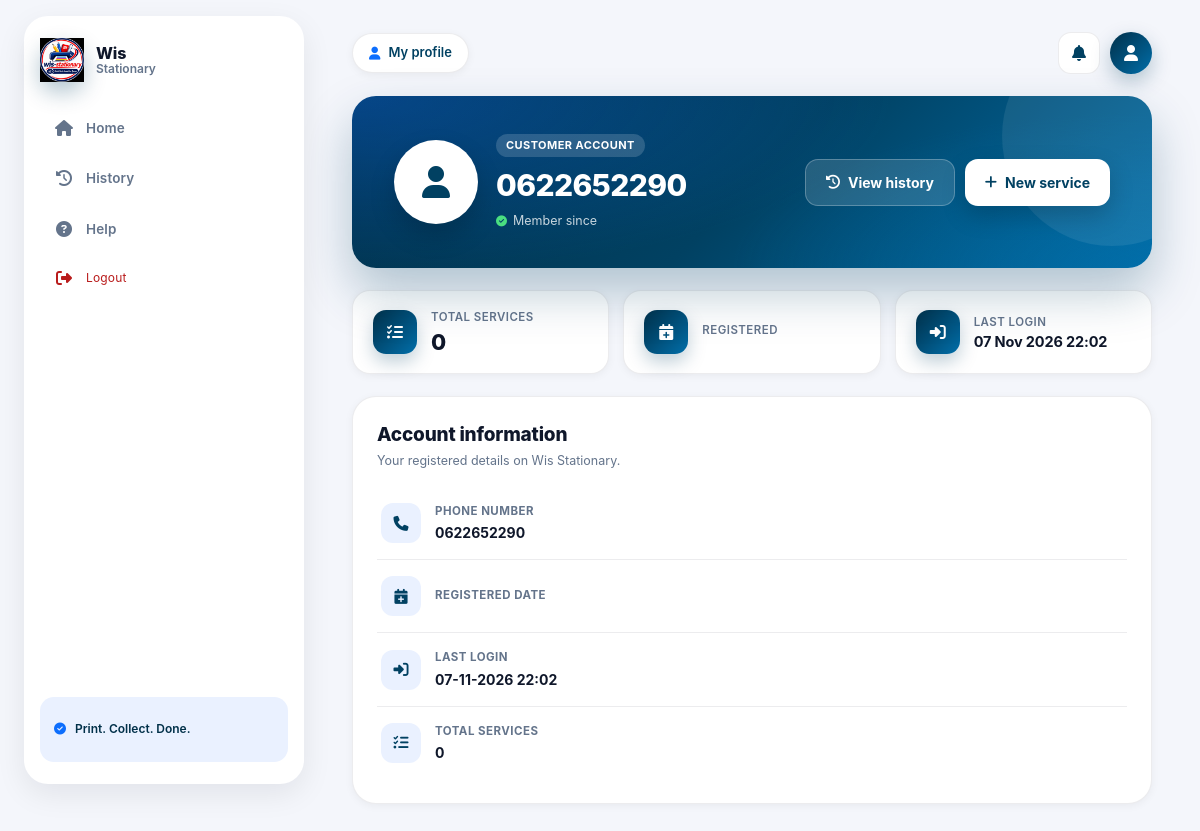
Page /customer/profile/ (signed in) on the earlier database version.
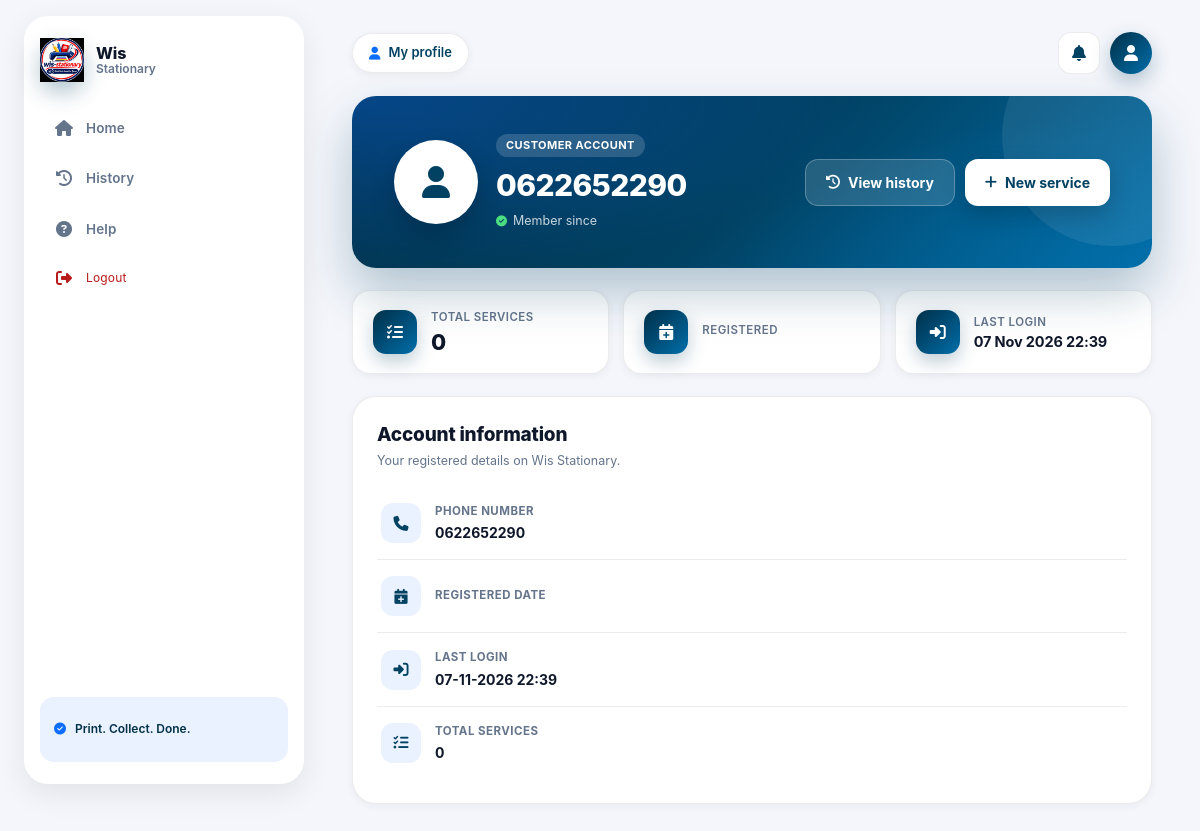
Same page on the later database version.
### stationary_system/models/accounts.py (models this page shows, shortened)
class CustomUser(AbstractUser):
    phone = models.CharField(max_length=20, blank=True, null=True)
    stationary_id = models.CharField(max_length=20, blank=True, null=True)

### stationary_system/views/customer_views/c_dashboard.py (the view)
# urls.py: path('customer/profile/', c_dashboard.profile, name='customer_profile'),
@login_required(login_url='login_page_customer')
def profile(request):
    return render(request, 'customer/profile.html')

### stationary_system/templates/customer/profile.html (shortened to what the changed rows need)
{% load static %}
<!DOCTYPE html>
<html lang="en">
<head>
    <link rel="stylesheet" href="{% static 'customer_css/wis.css' %}">
    <link rel="stylesheet" href="{% static 'customer_css/profile.css' %}">
    <link rel="stylesheet" href="https://cdnjs.cloudflare.com/ajax/libs/font-awesome/6.4.0/css/all.min.css">
</head>
<body>
    <main class="main">
        <div class="wrap">
            <section class="profile-hero">
                <div class="profile-intro">
                    <span class="profile-tag">Customer account</span>
                    <h1 class="profile-name">0{{ user.phone }}</h1>
                    <p class="profile-sub">
                        <i class="fas fa-circle-check"></i>
                        Member since {{ user.reg_date|date:"d M Y" }}
                    </p>
                </div>
            </section>
            <section class="profile-stats">
                <div class="stat-card">
                    <div class="stat-copy">
                        <span class="stat-label">Last login</span>
                        <strong class="stat-value sm">
                            {% if user.last_login %}
                                {{ user.last_login|date:"d M Y H:i" }}
                            {% else %}
                                —
                            {% endif %}
                        </strong>
                    </div>
                </div>
            </section>
            <section class="panel">
                <div class="section-head">
                    <div>
                        <h2>Account information</h2>
                    </div>
                </div>
                <div class="info-list">
                    <div class="info-row">
                        <div class="info-copy">
                            <span class="info-label">Phone number</span>
                            <span class="info-value">0{{ user.phone }}</span>
                        </div>
                    </div>
                    <div class="info-row">
                        <div class="info-copy">
                            <span class="info-label">Last login</span>
                            <span class="info-value">
                                {% if user.last_login %}
                                    {{ user.last_login|date:"d-m-Y H:i" }}
                                {% else %}
                                    —
                                {% endif %}
                            </span>
                        </div>
                    </div>
                </div>
            </section>
        </div>
    </main>
</body>
</html>

Differences in the rows shown:
changed CustomUser: last_login "07 Nov 2026 22:02" → "07 Nov 2026 22:39"; last_login "07-11-2026 22:02" → "07-11-2026 22:39"
